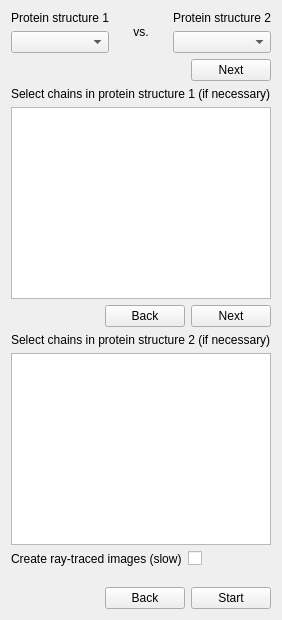
            <widget class="QWidget" name="single_analysis_page">
             <layout class="QVBoxLayout" name="verticalLayout_86">
              <item>
               <layout class="QHBoxLayout" name="horizontalLayout_4">
                <item>
                 <layout class="QVBoxLayout" name="verticalLayout_46">
                  <item>
                   <widget class="QLabel" name="lbl_analysis_prot_struct_1">
                    <property name="text">
                     <string>Protein structure 1</string>
                    </property>
                    <property name="alignment">
                     <set>Qt::AlignCenter</set>
                    </property>
                   </widget>
                  </item>
                  <item>
                   <widget class="QComboBox" name="box_analysis_prot_struct_1"/>
                  </item>
                 </layout>
                </item>
                <item>
                 <widget class="QLabel" name="lbl_analysis_vs">
                  <property name="text">
                   <string>vs.</string>
                  </property>
                  <property name="alignment">
                   <set>Qt::AlignCenter</set>
                  </property>
                 </widget>
                </item>
                <item>
                 <layout class="QVBoxLayout" name="verticalLayout_59">
                  <item>
                   <widget class="QLabel" name="lbl_analysis_prot_struct_2">
                    <property name="text">
                     <string>Protein structure 2</string>
                    </property>
                    <property name="alignment">
                     <set>Qt::AlignCenter</set>
                    </property>
                   </widget>
                  </item>
                  <item>
                   <widget class="QComboBox" name="box_analysis_prot_struct_2"/>
                  </item>
                 </layout>
                </item>
               </layout>
              </item>
              <item>
               <layout class="QHBoxLayout" name="horizontalLayout_32">
                <item>
                 <spacer name="horizontalSpacer_21">
                  <property name="orientation">
                   <enum>Qt::Horizontal</enum>
                  </property>
                  <property name="sizeHint" stdset="0">
                   <size>
                    <width>40</width>
                    <height>20</height>
                   </size>
                  </property>
                 </spacer>
                </item>
                <item>
                 <widget class="QPushButton" name="btn_analysis_next">
                  <property name="text">
                   <string>Next</string>
                  </property>
                 </widget>
                </item>
               </layout>
              </item>
              <item>
               <layout class="QVBoxLayout" name="verticalLayout_6">
                <item>
                 <widget class="QLabel" name="lbl_analysis_ref_chains">
                  <property name="text">
                   <string>Select chains in protein structure 1 (if necessary)</string>
                  </property>
                 </widget>
                </item>
                <item>
                 <widget class="QListWidget" name="list_analysis_ref_chains"/>
                </item>
               </layout>
              </item>
              <item>
               <layout class="QHBoxLayout" name="horizontalLayout_31">
                <item>
                 <spacer name="horizontalSpacer_2">
                  <property name="orientation">
                   <enum>Qt::Horizontal</enum>
                  </property>
                  <property name="sizeHint" stdset="0">
                   <size>
                    <width>40</width>
                    <height>20</height>
                   </size>
                  </property>
                 </spacer>
                </item>
                <item>
                 <widget class="QPushButton" name="btn_analysis_back">
                  <property name="text">
                   <string>Back</string>
                  </property>
                 </widget>
                </item>
                <item>
                 <widget class="QPushButton" name="btn_analysis_next_2">
                  <property name="text">
                   <string>Next</string>
                  </property>
                 </widget>
                </item>
               </layout>
              </item>
              <item>
               <layout class="QVBoxLayout" name="verticalLayout_7">
                <item>
                 <widget class="QLabel" name="lbl_analysis_model_chains">
                  <property name="text">
                   <string>Select chains in protein structure 2 (if necessary)</string>
                  </property>
                 </widget>
                </item>
                <item>
                 <widget class="QListWidget" name="list_analysis_model_chains"/>
                </item>
               </layout>
              </item>
              <item>
               <layout class="QHBoxLayout" name="horizontalLayout_5">
                <item>
                 <widget class="QLabel" name="lbl_analysis_images">
                  <property name="text">
                   <string>Create ray-traced images (slow)</string>
                  </property>
                 </widget>
                </item>
                <item>
                 <widget class="QCheckBox" name="cb_analysis_images">
                  <property name="text">
                   <string/>
                  </property>
                 </widget>
                </item>
               </layout>
              </item>
              <item>
               <spacer name="verticalSpacer_3">
                <property name="orientation">
                 <enum>Qt::Vertical</enum>
                </property>
                <property name="sizeType">
                 <enum>QSizePolicy::MinimumExpanding</enum>
                </property>
                <property name="sizeHint" stdset="0">
                 <size>
                  <width>20</width>
                  <height>15</height>
                 </size>
                </property>
               </spacer>
              </item>
              <item>
               <layout class="QHBoxLayout" name="horizontalLayout_63">
                <item>
                 <spacer name="horizontalSpacer_3">
                  <property name="orientation">
                   <enum>Qt::Horizontal</enum>
                  </property>
                  <property name="sizeHint" stdset="0">
                   <size>
                    <width>40</width>
                    <height>20</height>
                   </size>
                  </property>
                 </spacer>
                </item>
                <item>
                 <widget class="QPushButton" name="btn_analysis_back_2">
                  <property name="text">
                   <string>Back</string>
                  </property>
                 </widget>
                </item>
                <item>
                 <widget class="QPushButton" name="btn_analysis_start">
                  <property name="text">
                   <string>Start</string>
                  </property>
                 </widget>
                </item>
               </layout>
              </item>
             </layout>
            </widget>
